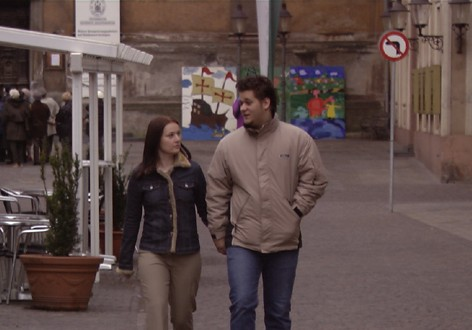
#> input picture images/1.jpg, 472 x 330 px
$ python detect.py
#> lines starting #> are read from the running program, lines starting #| are printed output that depends on the picture
# USAGE
# python detect.py --images images

# import the necessary packages
from __future__ import print_function
from imutils.object_detection import non_max_suppression
from imutils import paths
import numpy as np
import argparse
import imutils
import cv2

# initialize the HOG descriptor/person detector
hog = cv2.HOGDescriptor()
hog.setSVMDetector(cv2.HOGDescriptor_getDefaultPeopleDetector())

# single photo
imagePath = "./images/1.jpg"


# load the image and resize it to (1) reduce detection time
# and (2) improve detection accuracy
image = cv2.imread(imagePath)
#> image is the input picture: shape (330, 472, 3); mean B, G, R 73.3, 75.5, 92.6
image = imutils.resize(image, width=min(400, image.shape[1]))
#> image: shape (279, 400, 3)
orig = image.copy()

# detect people in the image
(rects, weights) = hog.detectMultiScale(image, winStride=(4, 4),
	padding=(8, 8), scale=1.05)
#> rects = [[300, 1, 67, 134], [125, 107, 65, 130], [17, 27, 117, 234]]; weights = [0.437, 0.864, 0.253]

# draw the original bounding boxes
for (x, y, w, h) in rects:
	cv2.rectangle(orig, (x, y), (x + w, y + h), (0, 0, 255), 2)
#> this loop made 3 passes
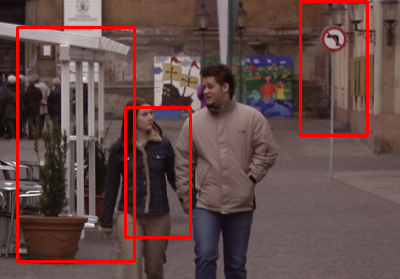
#> orig: shape (279, 400, 3); mean B, G, R 70.7, 72.9, 99.4

# apply non-maxima suppression to the bounding boxes using a
# fairly large overlap threshold to try to maintain overlapping
# boxes that are still people
rects = np.array([[x, y, x + w, y + h] for (x, y, w, h) in rects])
#> rects = [[300, 1, 367, 135], [125, 107, 190, 237], [17, 27, 134, 261]]
pick = non_max_suppression(rects, probs=None, overlapThresh=0.65)
#> pick = [[17, 27, 134, 261], [125, 107, 190, 237], [300, 1, 367, 135]]

# draw the final bounding boxes
for (xA, yA, xB, yB) in pick:
	cv2.rectangle(image, (xA, yA), (xB, yB), (0, 255, 0), 2)
#> this loop made 3 passes
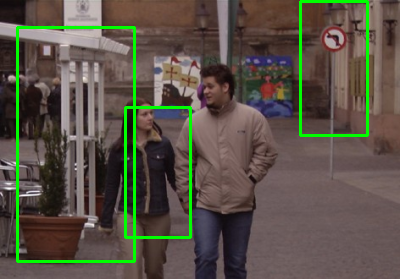
#> image: shape (279, 400, 3); mean B, G, R 70.7, 83, 89.3

# show some information on the number of bounding boxes
filename = imagePath[imagePath.rfind("/") + 1:]
print("[INFO] {}: {} original boxes, {} after suppression".format(
	filename, len(rects), len(pick)))
#| [INFO] 1.jpg: 3 original boxes, 3 after suppression

# show the output images
cv2.imshow("Before NMS", orig)
cv2.imshow("After NMS", image)
cv2.waitKey(0)

$ run again, with images/2.jpeg copied over images/1.jpg
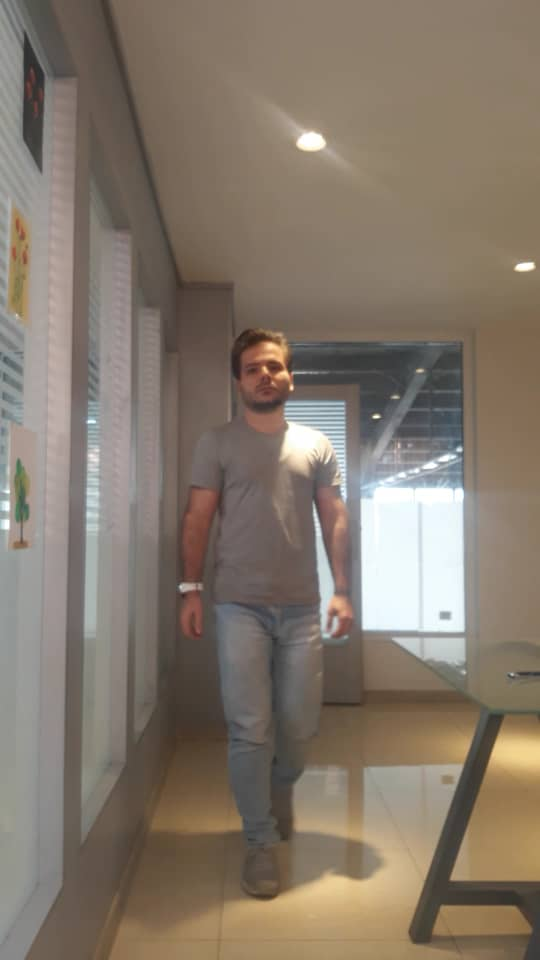
#> input picture images/2.jpeg, 540 x 960 px
#> image is the input picture: shape (960, 540, 3); mean B, G, R 107, 120.1, 132.3
#> `(rects, weights) = hog.detectMultiScale(image, winStride=(4, 4), paddi..`: rects = [[72, 203, 245, 490]]; weights = [1.52]
#> the loop `for (x, y, w, h) in rects:` made 1 pass
#> after the loop `for (x, y, w, h) in rects:`:
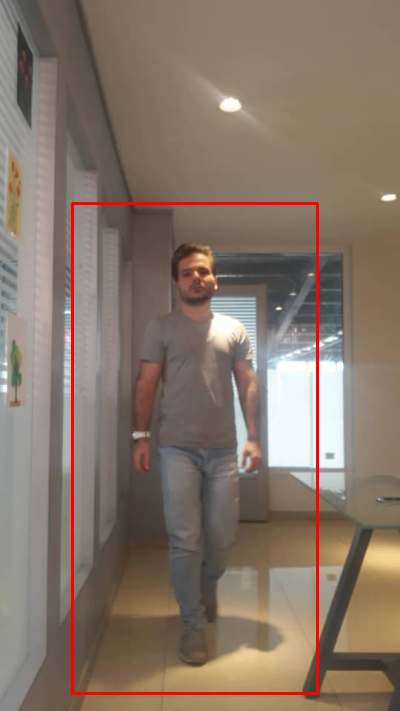
#> orig: shape (711, 400, 3); mean B, G, R 105.1, 118.1, 134
#> `rects = np.array([[x, y, x + w, y + h] for (x, y, w, h) in rects])`: rects = [[72, 203, 317, 693]]
#> the loop `for (xA, yA, xB, yB) in pick:` made 1 pass
#> after the loop `for (xA, yA, xB, yB) in pick:`:
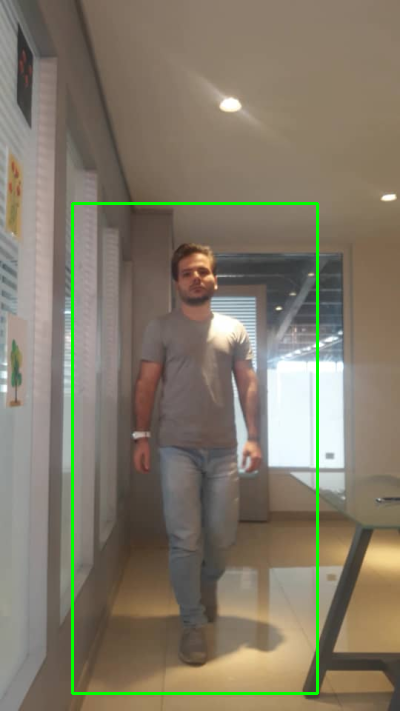
#> image: shape (711, 400, 3); mean B, G, R 105.1, 122, 130.1
#| [INFO] 1.jpg: 1 original boxes, 1 after suppression

$ run again, with images/3.jpeg copied over images/1.jpg
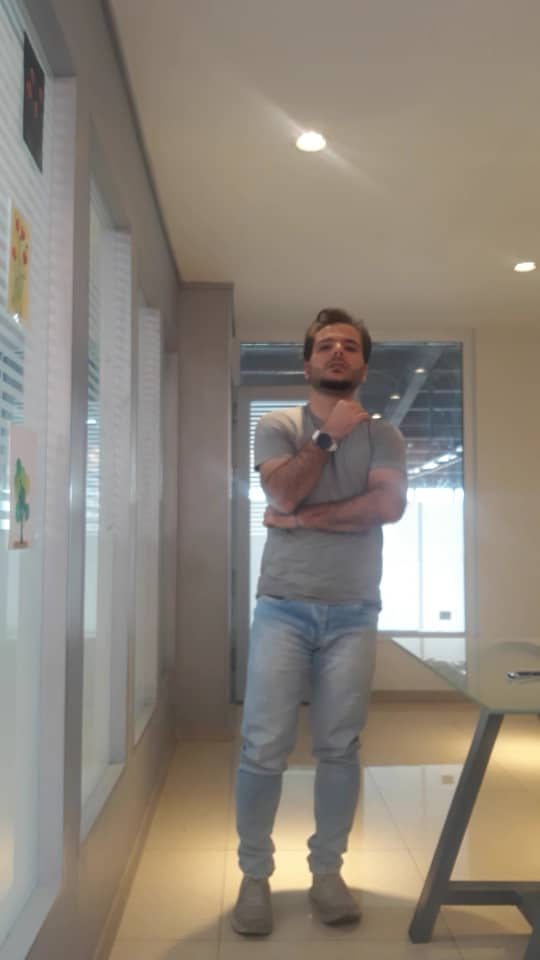
#> input picture images/3.jpeg, 540 x 960 px
#> image is the input picture: shape (960, 540, 3); mean B, G, R 122, 132.8, 141.3
#> `(rects, weights) = hog.detectMultiScale(image, winStride=(4, 4), paddi..`: rects = [[147, 548, 84, 163], [117, 193, 245, 490]]; weights = [0.896, 0.503]
#> the loop `for (x, y, w, h) in rects:` made 2 passes
#> after the loop `for (x, y, w, h) in rects:`:
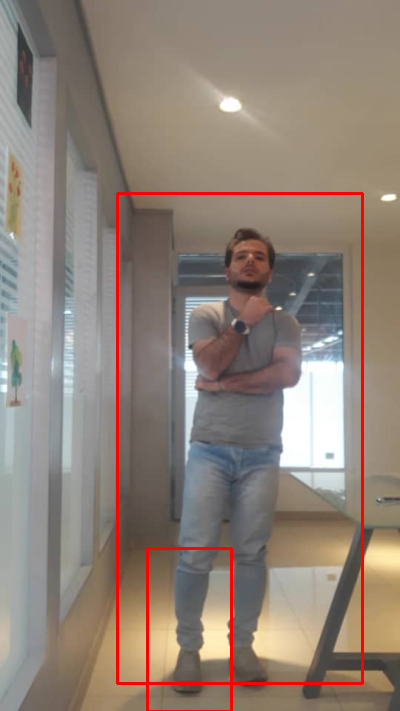
#> orig: shape (711, 400, 3); mean B, G, R 119.9, 130.3, 143.6
#> `rects = np.array([[x, y, x + w, y + h] for (x, y, w, h) in rects])`: rects = [[147, 548, 231, 711], [117, 193, 362, 683]]
#> the loop `for (xA, yA, xB, yB) in pick:` made 2 passes
#> after the loop `for (xA, yA, xB, yB) in pick:`:
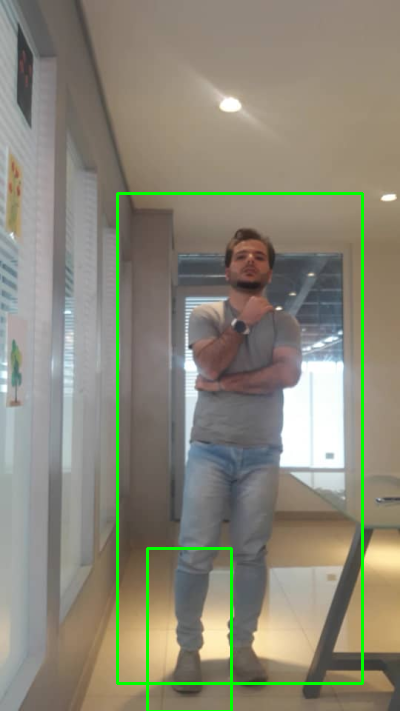
#> image: shape (711, 400, 3); mean B, G, R 119.9, 135.4, 138.5
#| [INFO] 1.jpg: 2 original boxes, 2 after suppression
